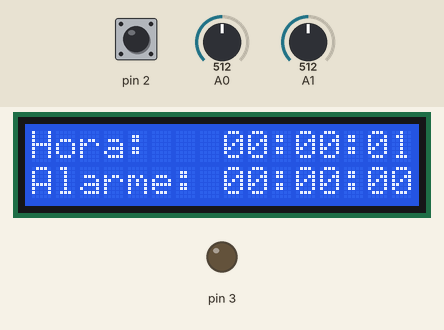
This sketch was run on a simulated Arduino Uno, built with avr-gcc and run on an emulated ATmega328P. Shown: 16×2 character LCD, output pins drawn as LEDs (lit = HIGH). Inputs (shaded band) come from the test bench; at power-on: pin 2 HIGH, A0 = 512, A1 = 512.

Above: at 0.99 s.
1.3 s: pin 2 pulled LOW for 0.15 s
At 1.7 s:
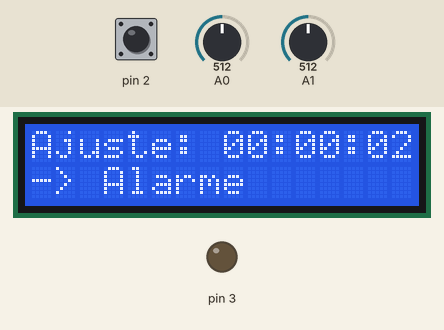
2.0 s: pin 2 pulled LOW for 1 s
At 2.8 s:
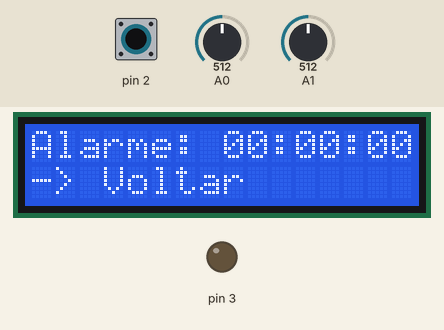
3.6 s: pin 2 pulled LOW for 3.2 s
At 3.96 s:
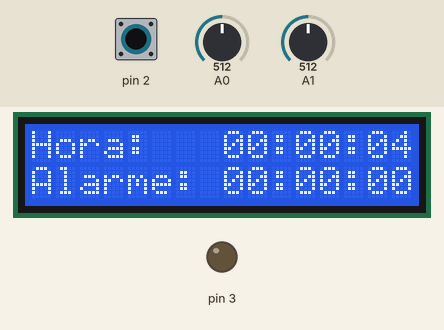

The sketch:

Alarme_FreeRTOS.ino
```cpp
#include <Arduino_FreeRTOS.h>
#include <queue.h>
#include <semphr.h>
#include <LiquidCrystal.h>

enum EstadoSistema { MOSTRAR_HORA, AJUSTAR_HORA, AJUSTAR_ALARME, TOCANDO_ALARME };
EstadoSistema estadoAtual = MOSTRAR_HORA;

SemaphoreHandle_t lcdMutex;
QueueHandle_t filaEstado;

LiquidCrystal lcd(7, 8, 9, 10, 11, 12);

bool alarmeDisparado = false;
int alarmeAtual = 0;

class Joystick {
  int pinX, pinY, pinBotao;
  unsigned long ultimaLeitura = 0;
  bool botaoAnterior = false;
  bool botaoPressionado = false;

public:
  Joystick(int x, int y, int botao) : pinX(x), pinY(y), pinBotao(botao) {
    pinMode(pinBotao, INPUT_PULLUP);
  }

  void update() {
    bool leituraAtual = !digitalRead(pinBotao);
    if (leituraAtual && !botaoAnterior && millis() - ultimaLeitura > 300) {
      botaoPressionado = true;
      ultimaLeitura = millis();
    } else {
      botaoPressionado = false;
    }
    botaoAnterior = leituraAtual;
  }

  bool pressionado() {
    return botaoPressionado;
  }

  String getDirecao() {
    int x = analogRead(pinX);
    int y = analogRead(pinY);
    if (y > 800) return "CIMA";
    if (y < 200) return "BAIXO";
    if (x > 800) return "DIREITA";
    if (x < 200) return "ESQUERDA";
    return "CENTRO";
  }
};

class Clock {
public:
  int horas = 0, minutos = 0, segundos = 0;
  int alarmeHora = 0, alarmeMinuto = 0, alarmeSegundo = 0;

  void tick() {
    segundos++;
    if (segundos >= 60) {
      segundos = 0;
      minutos++;
      if (minutos >= 60) {
        minutos = 0;
        horas = (horas + 1) % 24;
      }
    }
  }

  void ajustarHora(String dir) {
    if (dir == "CIMA") horas = (horas + 1) % 24;
    if (dir == "BAIXO") horas = (horas + 23) % 24;
    if (dir == "DIREITA") minutos = (minutos + 1) % 60;
    if (dir == "ESQUERDA") minutos = (minutos + 59) % 60;
  }

  void ajustarAlarme(String dir) {
    if (dir == "CIMA") alarmeHora = (alarmeHora + 1) % 24;
    if (dir == "BAIXO") alarmeHora = (alarmeHora + 23) % 24;
    if (dir == "DIREITA") alarmeMinuto = (alarmeMinuto + 1) % 60;
    if (dir == "ESQUERDA") alarmeMinuto = (alarmeMinuto + 59) % 60;
  }

  bool horaIgualAlarme() {
    return (horas == alarmeHora && minutos == alarmeMinuto && segundos == alarmeSegundo);
  }

  String getHoraAtual() {
    return (horas < 10 ? "0" : "") + String(horas) + ":" +
           (minutos < 10 ? "0" : "") + String(minutos) + ":" +
           (segundos < 10 ? "0" : "") + String(segundos);
  }

  String getHoraAlarme() {
    return (alarmeHora < 10 ? "0" : "") + String(alarmeHora) + ":" +
           (alarmeMinuto < 10 ? "0" : "") + String(alarmeMinuto) + ":" +
           (alarmeSegundo < 10 ? "0" : "") + String(alarmeSegundo);
  }
};

class Buzzer {
  int pino;
  bool estado = false;
  int frequenciaAtual = 0;

public:
  Buzzer(int p) : pino(p) {
    pinMode(pino, OUTPUT);
  }

  void tocar(int freq) {
    if (!estado || frequenciaAtual != freq) {
      tone(pino, freq);
      frequenciaAtual = freq;
      estado = true;
    }
  }

  void parar() {
    noTone(pino);
    estado = false;
    frequenciaAtual = 0;
  }

  bool estaTocando() {
    return estado;
  }
};

Joystick joystick(A0, A1, 2);
Clock relogio;
Buzzer buzzer(3);

void limparLinha(int linha) {
  lcd.setCursor(0, linha);
  lcd.print("                ");
}

void taskRelogio(void *pvParameters) {
  while (1) {
    relogio.tick();
    vTaskDelay(pdMS_TO_TICKS(1000));
  }
}

void taskJoystick(void *pvParameters) {
  while (1) {
    joystick.update();
    if (joystick.pressionado()) {
      xQueueSend(filaEstado, &estadoAtual, 0);
    }
    vTaskDelay(pdMS_TO_TICKS(100));
  }
}

void taskInterface(void *pvParameters) {
  while (1) {
    if (xSemaphoreTake(lcdMutex, pdMS_TO_TICKS(50)) == pdTRUE) {
      limparLinha(0);
      limparLinha(1);
      switch (estadoAtual) {
        case MOSTRAR_HORA:
          lcd.setCursor(0, 0);
          lcd.print("Hora:   " + relogio.getHoraAtual());
          lcd.setCursor(0, 1);
          lcd.print("Alarme: " + relogio.getHoraAlarme());
          break;
        case AJUSTAR_HORA:
          lcd.setCursor(0, 0);
          lcd.print("Ajuste: " + relogio.getHoraAtual());
          lcd.setCursor(0, 1);
          lcd.print("-> Alarme");
          break;
        case AJUSTAR_ALARME:
          lcd.setCursor(0, 0);
          lcd.print("Alarme: " + relogio.getHoraAlarme());
          lcd.setCursor(0, 1);
          lcd.print("-> Voltar");
          break;
        case TOCANDO_ALARME:
          lcd.setCursor(0, 0);
          lcd.print("** TOCANDO **");
          lcd.setCursor(0, 1);
          break;
      }
      xSemaphoreGive(lcdMutex);
    }
    vTaskDelay(pdMS_TO_TICKS(200));
  }
}

void taskControle(void *pvParameters) {
  while (1) {
    if (!alarmeDisparado && relogio.horaIgualAlarme()) {
      estadoAtual = TOCANDO_ALARME;
      alarmeDisparado = true;
    }

    if (estadoAtual == AJUSTAR_HORA) {
      relogio.ajustarHora(joystick.getDirecao());
    } else if (estadoAtual == AJUSTAR_ALARME) {
      relogio.ajustarAlarme(joystick.getDirecao());
    }

    EstadoSistema recebido;
    if (xQueueReceive(filaEstado, &recebido, 0) == pdPASS) {
      switch (estadoAtual) {
        case MOSTRAR_HORA:
          estadoAtual = AJUSTAR_HORA;
          break;
        case AJUSTAR_HORA:
          estadoAtual = AJUSTAR_ALARME;
          break;
        case AJUSTAR_ALARME:
          estadoAtual = MOSTRAR_HORA;
          break;
        case TOCANDO_ALARME:
          buzzer.parar();
          alarmeDisparado = false;
          alarmeAtual = (alarmeAtual + 1) % 2; // Alterna entre alarme 0 e 1
          estadoAtual = MOSTRAR_HORA;
          break;
      }
    }

    vTaskDelay(pdMS_TO_TICKS(150));
  }
}

void taskAlarme(void *pvParameters) {
  while (1) {
    if (estadoAtual == TOCANDO_ALARME) {
      if (alarmeAtual == 0) {
        buzzer.tocar(1000);  // Frequência do primeiro alarme
      } else {
        buzzer.tocar(1500);  // Frequência do segundo alarme
      }
    }
    vTaskDelay(pdMS_TO_TICKS(50));
  }
}

void setup() {
  lcd.begin(16, 2);
  lcd.clear();

  lcdMutex = xSemaphoreCreateMutex();
  filaEstado = xQueueCreate(5, sizeof(EstadoSistema));

  xTaskCreate(taskRelogio, "Relogio", 128, NULL, 2, NULL);
  xTaskCreate(taskJoystick, "Joystick", 128, NULL, 2, NULL);
  xTaskCreate(taskInterface, "Interface", 256, NULL, 1, NULL);
  xTaskCreate(taskControle, "Controle", 256, NULL, 3, NULL);
  xTaskCreate(taskAlarme, "Alarme", 128, NULL, 1, NULL);
}

void loop() {}
```

Measured:
- after the input at 1.3 s, the display: first differs from a run without the input after 0.21 s (image 1)
- after the input at 2.0 s, the display: first differs from a run without the input after 0.32 s (image 2)
- after the input at 3.6 s, the display: first differs from a run without the input after 0.16 s (image 3)
- what the display in image 1 shows lasts 0.4 s, from 1.5 s to 1.9 s
- what the display in image 2 shows lasts 0.6 s, from 2.3 s to 2.9 s
